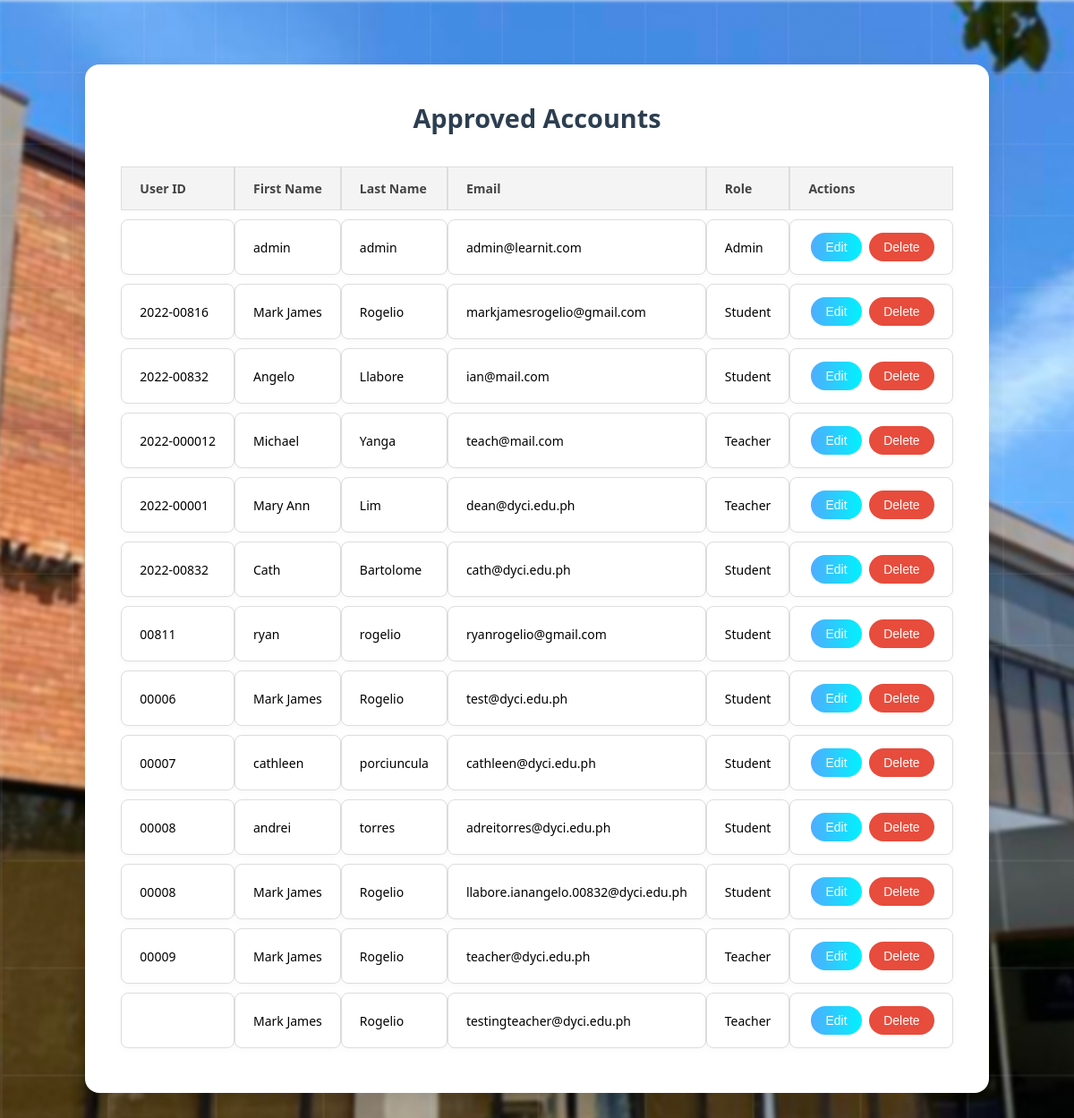
The page /admin/accounts.php on the database its author committed.
### tables this page shows
CREATE TABLE `users` (
  `id` int(11) NOT NULL,
  `email` varchar(100) NOT NULL,
  `department` varchar(100) DEFAULT NULL,
  `password` varchar(255) NOT NULL,
  `role` enum('student','teacher','admin') DEFAULT 'student',
  `created_at` timestamp NOT NULL DEFAULT current_timestamp(),
  `status` enum('pending','approved','rejected') DEFAULT 'pending',
  `first_name` varchar(100) DEFAULT NULL,
  `middle_name` varchar(100) DEFAULT NULL,
  `last_name` varchar(100) DEFAULT NULL,
  `suffix_name` varchar(20) DEFAULT NULL,
  `course` varchar(50) DEFAULT NULL,
  `section` varchar(50) DEFAULT NULL,
  `sex` varchar(10) DEFAULT NULL,
  `year` varchar(10) DEFAULT NULL,
  `id_number` varchar(50) DEFAULT NULL,
  `reset_token` varchar(64) DEFAULT NULL,
  `reset_expiry` datetime DEFAULT NULL,
  `otp_code` varchar(10) DEFAULT NULL,
  `otp_expiry` datetime DEFAULT NULL,
  `department_id` int(11) DEFAULT NULL,
  `profile_pic` varchar(255) DEFAULT NULL,
  `otp_purpose` varchar(20) DEFAULT 'register'
);

### admin/accounts.php (the view, shortened to what this page needs)
<?php
require_once('../includes/db.php');
$users = $conn->query("SELECT id, id_number, first_name, last_name, email, role FROM users WHERE status = 'approved'");
?>
<link rel="stylesheet" href="../assets/css/register.css">
<link rel="stylesheet" href="../assets/css/admin_tables.css">
<div class="styled-container">
    <h2>Approved Accounts</h2>
    <div class="user-table">
        <table>
            <thead>
                <tr>
                    <th>User ID</th>
                    <th>First Name</th>
                    <th>Last Name</th>
                    <th>Email</th>
                    <th>Role</th>
                    <th>Actions</th>
                </tr>
            </thead>
            <tbody>
                <?php while ($row = $users->fetch_assoc()): ?>
                    <tr>
                        <td><?= htmlspecialchars($row['id_number']) ?></td>
                        <td><?= htmlspecialchars($row['first_name']) ?></td>
                        <td><?= htmlspecialchars($row['last_name']) ?></td>
                        <td><?= htmlspecialchars($row['email']) ?></td>
                        <td><?= ucfirst($row['role']) ?></td>
                        <td>
                            <button class="edit-btn" onclick="openEditModal(
                                '<?= $row['id'] ?>',
                                '<?= htmlspecialchars($row['first_name'], ENT_QUOTES) ?>',
                                '<?= htmlspecialchars($row['last_name'], ENT_QUOTES) ?>',
                                '<?= htmlspecialchars($row['email'], ENT_QUOTES) ?>',
                                '<?= $row['role'] ?>'
                            )">Edit</button>
                            <form method="POST" style="display:inline;" onsubmit="return confirm('Delete this user?');">
                                <button type="submit" name="delete_user" class="delete-btn">Delete</button>
                            </form>
                        </td>
                    </tr>
                <?php endwhile; ?>
            </tbody>
        </table>
    </div>
</div>

### assets/css/register.css (style rules this page uses)
* { margin: 0; padding: 0; box-sizing: border-box; }
form { display: flex; flex-direction: column; gap: 1.5rem; }

### assets/css/admin_tables.css (style rules this page uses)
.styled-container { background: #fff; padding: 30px; border-radius: 10px; box-shadow: 0 0 10px rgba(0, 0, 0, 0.1); margin: 30px auto; max-width: 1000px; }
.styled-container h2 { margin-bottom: 20px; color: #333; }
.user-table table { width: 100%; border-collapse: collapse; }
.user-table th, .user-table td { border: 1px solid #ddd; padding: 12px 15px; text-align: left; }
.user-table th { background-color: #f4f4f4; color: #444; font-weight: 600; }
.edit-btn, .accept-btn, .reject-btn { padding: 6px 12px; margin: 0 3px; border: none; border-radius: 4px; color: #fff; cursor: pointer; }
.edit-btn { background-color: #3498db; }

### admin/accounts.php (style rules this page uses)
.styled-container { background: #ffffff; padding: 40px; border-radius: 16px; box-shadow: 0 8px 20px rgba(0, 0, 0, 0.08); margin: 40px auto; max-width: 1100px; font-family: 'Segoe UI', Tahoma, Geneva, Verdana, sans-serif; }
.styled-container h2 { margin-bottom: 25px; color: #2c3e50; font-size: 1.8rem; text-align: center; }
.user-table table { width: 100%; border-collapse: separate; border-spacing: 0 10px; }
.user-table thead tr { background-color: #f5f6fa; }
.user-table th, .user-table td { padding: 14px 20px; text-align: left; font-size: 14px; }
.user-table td { background-color: #ffffff; border-radius: 8px; box-shadow: 0 2px 8px rgba(0, 0, 0, 0.03); }
.edit-btn { padding: 8px 16px; background: linear-gradient(to right, #4facfe, #00f2fe); color: white; border: none; border-radius: 30px; font-size: 14px; cursor: pointer; margin-right: 5px; }
.delete-btn { padding: 8px 16px; background: #e74c3c; color: white; border: none; border-radius: 30px; font-size: 14px; cursor: pointer; }

### rows shown on the page
users: first_name "admin", last_name "admin", email "admin@learnit.com", role "Admin"
users: id_number "2022-00816", first_name "Mark James", last_name "Rogelio", email "markjamesrogelio@gmail.com", role "Student"
users: id_number "2022-00832", first_name "Angelo", last_name "Llabore", email "ian@mail.com", role "Student"
users: id_number "2022-000012", first_name "Michael", last_name "Yanga", email "teach@mail.com", role "Teacher"
users: id_number "2022-00001", first_name "Mary Ann", last_name "Lim", email "dean@dyci.edu.ph", role "Teacher"
users: id_number "2022-00832", first_name "Cath", last_name "Bartolome", email "cath@dyci.edu.ph", role "Student"
users: id_number "00811", first_name "ryan", last_name "rogelio", email "ryanrogelio@gmail.com", role "Student"
users: id_number "00006", first_name "Mark James", last_name "Rogelio", email "test@dyci.edu.ph", role "Student"
users: id_number "00007", first_name "cathleen", last_name "porciuncula", email "cathleen@dyci.edu.ph", role "Student"
users: id_number "00008", first_name "andrei", last_name "torres", email "adreitorres@dyci.edu.ph", role "Student"
users: id_number "00008", first_name "Mark James", last_name "Rogelio", email "llabore.ianangelo.00832@dyci.edu.ph", role "Student"
users: id_number "00009", first_name "Mark James", last_name "Rogelio", email "teacher@dyci.edu.ph", role "Teacher"
users: first_name "Mark James", last_name "Rogelio", email "testingteacher@dyci.edu.ph", role "Teacher"
